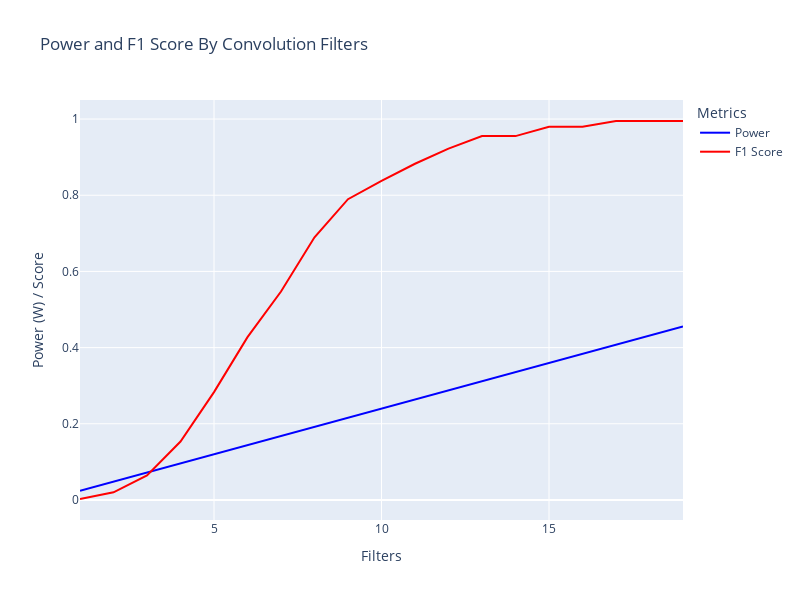

Write notebook code for a chart like this one.
### Code cell
fig = go.Figure()

# Add Power trace
fig.add_trace(go.Scatter(
    x=filters,
    y=stacked[:,0],
    mode='lines',
    name='Power',
    line=dict(color='blue')
))

# Add F1 Score trace
fig.add_trace(go.Scatter(
    x=filters,
    y=stacked[:,1],
    mode='lines',
    name='F1 Score',
    line=dict(color='red')
))

# Update layout
fig.update_layout(
    title_text='Power and F1 Score By Convolution Filters',
    xaxis_title='Filters',
    yaxis_title='Power (W) / Score',
    legend_title_text='Metrics',
    width = 800,
    height = 600
)

fig

### Figure 1 — Plotly figure (JSON) as saved in the notebook; plotly's stock layout.template omitted (floating-point values rounded to 4 significant figures)
{"data": [{"line": {"color": "blue"}, "mode": "lines", "name": "Power", "type": "scatter", "x": [1, 2, 3, 4, 5, 6, 7, 8, 9, 10, 11, 12, 13, 14, 15, 16, 17, 18, 19], "y": [0.02396, 0.04793, 0.07189, 0.09586, 0.1198, 0.1438, 0.1677, 0.1917, 0.2157, 0.2396, 0.2636, 0.2876, 0.3115, 0.3355, 0.3595, 0.3834, 0.4074, 0.4314, 0.4553]}, {"line": {"color": "red"}, "mode": "lines", "name": "F1 Score", "type": "scatter", "x": [1, 2, 3, 4, 5, 6, 7, 8, 9, 10, 11, 12, 13, 14, 15, 16, 17, 18, 19], "y": [0.002491, 0.02002, 0.06455, 0.1533, 0.2832, 0.4275, 0.5472, 0.6897, 0.7897, 0.8378, 0.8826, 0.9223, 0.9552, 0.9552, 0.9798, 0.9798, 0.9949, 0.9949, 0.9949]}], "layout": {"height": 600, "legend": {"title": {"text": "Metrics"}}, "title": {"text": "Power and F1 Score By Convolution Filters"}, "width": 800, "xaxis": {"title": {"text": "Filters"}}, "yaxis": {"title": {"text": "Power (W) / Score"}}}}
